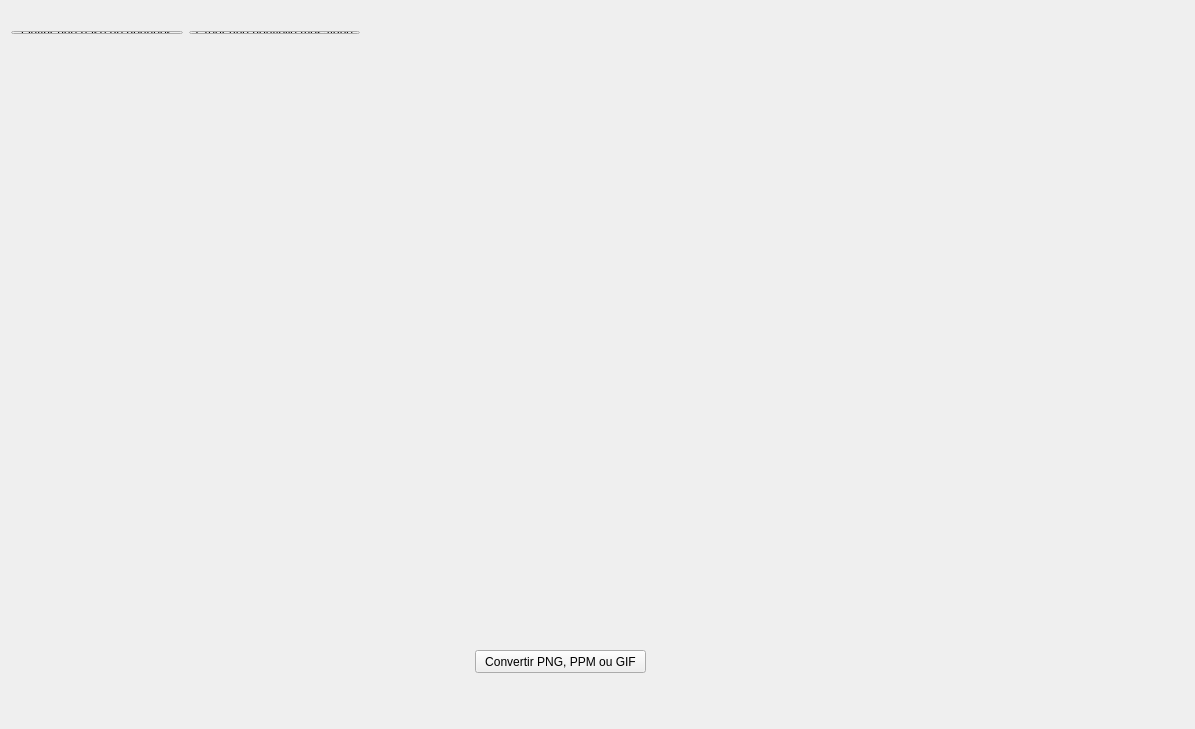
<?xml version="1.0" encoding="UTF-8"?>
<ui version="4.0">
 <class>MainWindow</class>
 <widget class="QMainWindow" name="MainWindow">
  <property name="geometry">
   <rect>
    <x>0</x>
    <y>0</y>
    <width>1195</width>
    <height>729</height>
   </rect>
  </property>
  <property name="windowTitle">
   <string>MainWindow</string>
  </property>
  <widget class="QWidget" name="centralWidget">
   <widget class="QLabel" name="result">
    <property name="geometry">
     <rect>
      <x>590</x>
      <y>120</y>
      <width>571</width>
      <height>551</height>
     </rect>
    </property>
    <property name="text">
     <string/>
    </property>
   </widget>
   <widget class="QWidget" name="horizontalLayoutWidget">
    <property name="geometry">
     <rect>
      <x>0</x>
      <y>20</y>
      <width>371</width>
      <height>25</height>
     </rect>
    </property>
    <layout class="QHBoxLayout" name="horizontalLayout">
     <property name="sizeConstraint">
      <enum>QLayout::SetMaximumSize</enum>
     </property>
     <item>
      <widget class="QPushButton" name="pushButton_2">
       <property name="text">
        <string>Ouvrir une base de données</string>
       </property>
      </widget>
     </item>
     <item>
      <widget class="QPushButton" name="pushButton">
       <property name="text">
        <string>Créer une nouvelle mosaïque</string>
       </property>
      </widget>
     </item>
    </layout>
   </widget>
   <widget class="QPushButton" name="pushButton_3">
    <property name="geometry">
     <rect>
      <x>475</x>
      <y>650</y>
      <width>171</width>
      <height>23</height>
     </rect>
    </property>
    <property name="text">
     <string>Convertir PNG, PPM ou GIF</string>
    </property>
   </widget>
  </widget>
  <widget class="QMenuBar" name="menuBar">
   <property name="geometry">
    <rect>
     <x>0</x>
     <y>0</y>
     <width>1195</width>
     <height>20</height>
    </rect>
   </property>
  </widget>
 </widget>
 <layoutdefault spacing="6" margin="11"/>
 <resources/>
 <connections/>
</ui>
